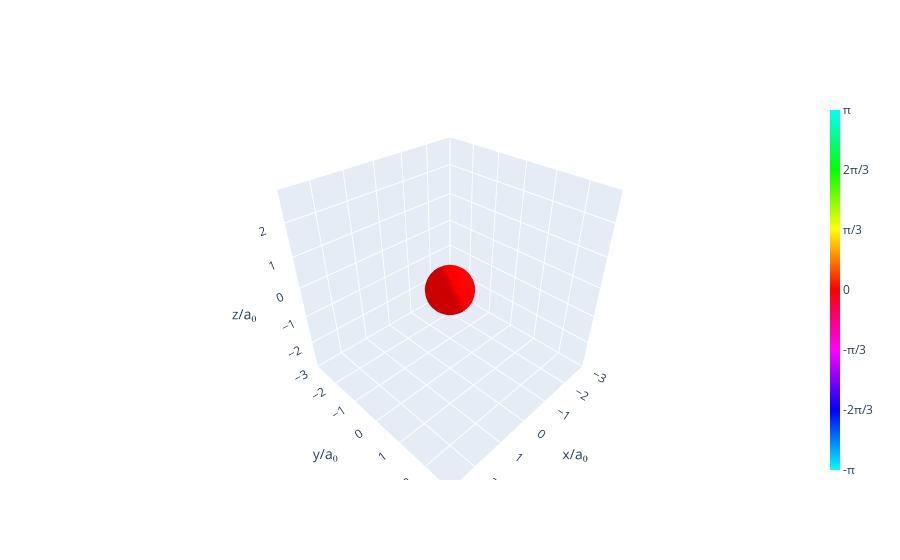

This figure's notebook cell:
### Markdown cell above
Let us have a look at the ground state

### Code cell
axis_limit = 3
qm = cf.QuantumMechanics(3,xlim=[-axis_limit,axis_limit],ylim=[-axis_limit,axis_limit],zlim=[-axis_limit,axis_limit],
                            xRes=50,yRes=50,zRes=50)
qm.conf_hydrogen_state(1, 0, 0)
fig, ax = qm.plot_complex_field(qm.psi)
fig

### Figure 1 — Plotly figure (JSON) as saved in the notebook; plotly's stock layout.template omitted (floating-point values rounded to 4 significant figures; data arrays with more than 128 entries replaced by an {"elided": "..."} marker saying what was removed)
{"data": [{"facecolor": {"elided": "1208 str values"}, "i": {"elided": "1208 int values"}, "j": {"elided": "1208 int values"}, "k": {"elided": "1208 int values"}, "scene": "scene", "showscale": true, "type": "mesh3d", "x": {"elided": "606 float values"}, "y": {"elided": "606 float values"}, "z": {"elided": "606 float values"}}, {"hoverinfo": "none", "marker": {"cmax": 3.142, "cmin": -3.142, "colorbar": {"len": 1, "thickness": 10, "ticktext": ["-π", "-2π/3", "-π/3", "0", "π/3", "2π/3", "π"], "tickvals": [-3.142, -2.094, -1.047, 0, 1.047, 2.094, 3.142], "x": 1, "xanchor": "left", "y": 0.5, "yanchor": "middle"}, "colorscale": {"elided": "256x2 mixed values"}}, "mode": "markers", "showlegend": false, "type": "scatter3d", "x": [null], "y": [null], "z": [null]}], "layout": {"scene": {"aspectmode": "cube", "domain": {"x": [0, 1], "y": [0, 1]}, "xaxis": {"range": [-3, 2.88], "title": {"text": "x/a₀"}}, "yaxis": {"range": [-3, 2.88], "title": {"text": "y/a₀"}}, "zaxis": {"range": [-3, 2.88], "title": {"text": "z/a₀"}}}}}
